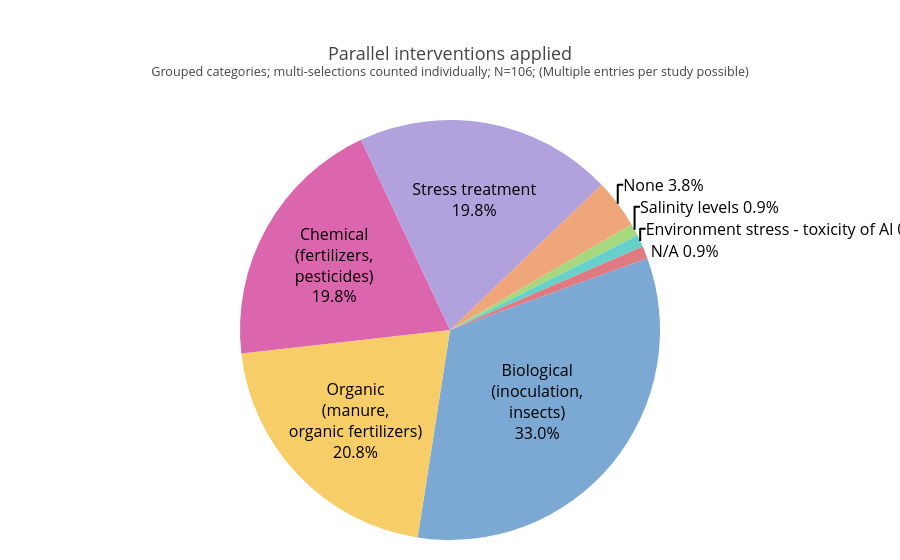

This figure's notebook cell:
### Markdown cell above
### Parallel Interventions

### Code cell
# Title: Parallel Interventions Applied (Grouped Pie Chart)
# Description: Cleans and standardizes the "Parallel interventions applied" column, maps granular entries to broader categories, splits comma-separated selections to count each individually, computes frequencies and adaptive label placement, and renders/saves a Plotly pie chart with N in the subtitle.

# - Map granular entries to broader, report-friendly categories
# - Split multi-valued cells and count each intervention individually
# - Visualize the grouped distribution with clear labeling and a descriptive title

# 1) Warn about empty fields and erroneous N/A usage
for idx, row in df.iterrows():
    val = row['Parallel interventions applied']
    if pd.isna(val) or str(val).strip() == '':
        print(f"  RAWDATA CLEANUP NEEDED: Covidence #{row['Covidence #']} has empty parallel interventions field")
    elif 'N/A' in str(val):
        print(f"  RAWDATA CLEANUP NEEDED: Covidence #{row['Covidence #']} — sort out erroneous use of N/A in parallel interventions")

parallel_series = (
    df['Parallel interventions applied']
    .dropna()
    .astype(str)
    .str.strip()
)

# 2) Mapping from raw entries to grouped categories
mapping = {
    'Chemical fertilizers': 'Chemical (fertilizers, pesticides)',
    'Chemical pest control or antibiotics': 'Chemical (fertilizers, pesticides)',
    'Seed sanitazion with chlorine/HgCl2/alcohol or similar': 'Chemical (fertilizers, pesticides)',
    'Manure or organic fertilizers': 'Organic (manure, organic fertilizers)',
    'Active inoculation with microbiotic pathogen': 'Biological (inoculation, insects)',
    'Active application of insects/nymphs': 'Biological (inoculation, insects)',
    'Active inoculation with microbiotic pathogen as part of factorial design': 'Biological (inoculation, insects)',
    'Catch crop': 'Biological (inoculation, insects)',
    'Salt-stress': 'Stress treatment',
    'Heat-stress': 'Stress treatment',
    'Water-stress': 'Stress treatment',
    'Salt-stress as part of factorial design': 'Stress treatment',
    'Aluminium-stress': 'Stress treatment',
    'Heavy metal-stress': 'Stress treatment',
    'None': 'None',
    'N/A': 'N/A',
}

# 3) Split cells on comma, explode to rows, trim, drop empty strings
entries = (
    parallel_series
    .str.split(',')
    .explode()
    .astype(str)
    .str.strip()
)
entries = entries[entries != '']

# 4) Apply grouping (keep any unmapped entries as-is to surface unexpected values)
grouped = entries.map(lambda x: mapping.get(x, x))

# 5) Count and keep the natural order of most prevalent (value_counts is descending by default)
grouped_counts = grouped.value_counts()

# 7) Prepare data for the pie chart
labels = grouped_counts.index.tolist()
labels = [add_line_breaks_to_label(lbl, strategy='parentheses') for lbl in labels]
values = grouped_counts.values.tolist()
total = int(sum(values)) if len(values) else 0

# Place labels outside if the slice is small to improve readability (threshold: 11%)
percentages = [(v / total) * 100 if total else 0 for v in values]
percentages_cutoff = 11
text_positions = ['outside' if p < percentages_cutoff else 'inside' for p in percentages]
custom_text = [
    f"{label}<br>{percent:.1f}%" if position == 'inside'
    else f"{label} {percent:.1f}%"
    for label, percent, position in zip(labels, percentages, text_positions)
]

# 8) Build the pie chart (styled consistently with the "Country of corresponding author" chart)
parallel_pie = go.Figure(
    data=[
        go.Pie(
            labels=labels,
            values=values,
            text=custom_text,
            textinfo='text',
            textposition=text_positions,
            insidetextorientation='horizontal',
            sort=False,
            direction='clockwise',
            rotation=70,
        )
    ]
)

parallel_pie.update_traces(
    textfont=dict(size=PLOTLY_TEXT_FS, color='black'),
    insidetextfont=dict(color='black'),
)

# 9) Styling and a descriptive title including N and methodological notes
textfont = dict(size=PLOTLY_TEXT_FS, color='black'),
parallel_pie.update_layout(
    title=f'Parallel interventions applied'
          f'<br><sup>Grouped categories; multi-selections counted individually; N={total}; (Multiple entries per study possible)</sup>',
    showlegend=False,
    margin=dict(t=120, b=20, l=20, r=20)
)

# 10) Display and export
parallel_pie.show()
parallel_pie.write_image('parallel_interventions_applied_pie.png', width=800, height=600, scale=2)

### Figure 1 — Plotly figure (JSON) as saved in the notebook; plotly's stock layout.template omitted (floating-point values rounded to 4 significant figures)
{"data": [{"direction": "clockwise", "insidetextorientation": "horizontal", "labels": ["Biological<br>(inoculation,<br>insects)", "Organic<br>(manure,<br>organic fertilizers)", "Chemical<br>(fertilizers,<br>pesticides)", "Stress treatment", "None", "Salinity levels", "Environment stress - toxicity of Al", "N/A"], "rotation": 70, "sort": false, "text": ["Biological<br>(inoculation,<br>insects)<br>33.0%", "Organic<br>(manure,<br>organic fertilizers)<br>20.8%", "Chemical<br>(fertilizers,<br>pesticides)<br>19.8%", "Stress treatment<br>19.8%", "None 3.8%", "Salinity levels 0.9%", "Environment stress - toxicity of Al 0.9%", "N/A 0.9%"], "textinfo": "text", "textposition": ["inside", "inside", "inside", "inside", "outside", "outside", "outside", "outside"], "values": [35, 22, 21, 21, 4, 1, 1, 1], "type": "pie", "textfont": {"color": "black", "size": 16}, "insidetextfont": {"color": "black"}}], "layout": {"margin": {"t": 120, "b": 20, "l": 20, "r": 20}, "title": {"text": "Parallel interventions applied<br><sup>Grouped categories; multi-selections counted individually; N=106; (Multiple entries per study possible)</sup>"}, "showlegend": false}}
